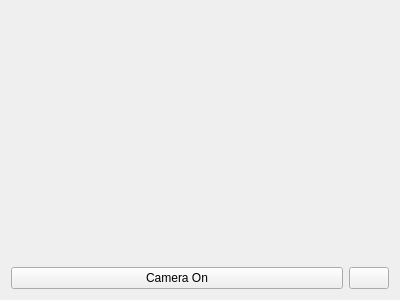
<?xml version="1.0" encoding="UTF-8"?>
<ui version="4.0">
 <class>Tab3_cctv</class>
 <widget class="QWidget" name="Tab3_cctv">
  <property name="geometry">
   <rect>
    <x>0</x>
    <y>0</y>
    <width>400</width>
    <height>300</height>
   </rect>
  </property>
  <property name="windowTitle">
   <string>Form</string>
  </property>
  <layout class="QVBoxLayout" name="verticalLayout" stretch="9,1">
   <item>
    <widget class="QLabel" name="pScreen">
     <property name="text">
      <string/>
     </property>
     <property name="alignment">
      <set>Qt::AlignCenter</set>
     </property>
    </widget>
   </item>
   <item>
    <layout class="QHBoxLayout" name="horizontalLayout" stretch="9,1">
     <item>
      <widget class="QPushButton" name="pPBcam">
       <property name="text">
        <string>Camera On</string>
       </property>
       <property name="checkable">
        <bool>true</bool>
       </property>
      </widget>
     </item>
     <item>
      <widget class="QPushButton" name="pPBhome">
       <property name="text">
        <string/>
       </property>
       <property name="icon">
        <iconset resource="icons.qrc">
         <normaloff>:/icons/icons/home.png</normaloff>:/icons/icons/home.png</iconset>
       </property>
      </widget>
     </item>
    </layout>
   </item>
  </layout>
 </widget>
 <resources>
  <include location="icons.qrc"/>
 </resources>
 <connections/>
</ui>
